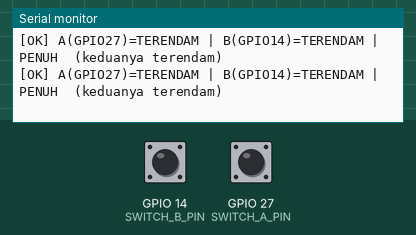
The sketch below on a simulated ESP32. On the bench: the last lines printed to the serial monitor. Inputs (shaded band) come from the test bench; at power-on: GPIO 14 (SWITCH_B_PIN) HIGH, GPIO 27 (SWITCH_A_PIN) HIGH.

Above: at 1.7 s.
1.8 s: GPIO 14 (SWITCH_B_PIN) pulled LOW for 0.6 s
At 2.4 s:
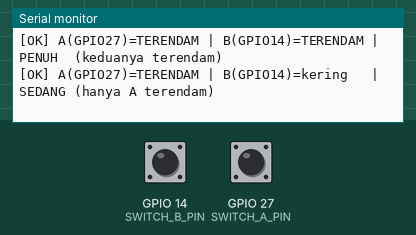
3.9 s: GPIO 27 (SWITCH_A_PIN) pulled LOW for 0.6 s
At 4.4 s:
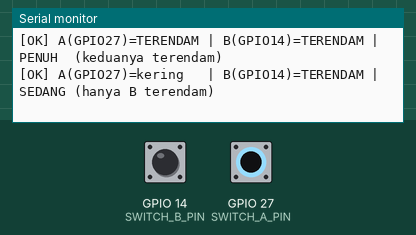
6.0 s: GPIO 14 (SWITCH_B_PIN) driven LOW and GPIO 27 (SWITCH_A_PIN) driven LOW
At 6.4 s:
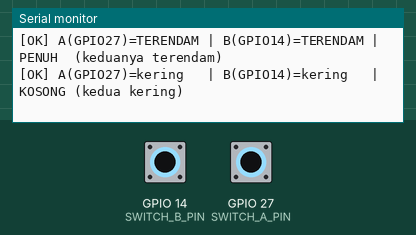

Measured:
- after the input at 1.8 s, the serial monitor: prints a new line after 0.22 s (image 1)
- after the input at 3.9 s, the serial monitor: prints a new line after 0.12 s (image 2)
- after the input at 6.0 s, the serial monitor: prints a new line at once (image 3)

The sketch:

test_float_switch.ino
```cpp
// ============================================================
// UJI SENSOR: Float Switch Magnetik Batang (2 pelampung / 2 titik)
// Sensor: batang stainless + 2 pelampung (PANJANG & PENDEK) + 6 kabel (3 merah + 3 hitam)
//
// POSISI TERPASANG: kepala drat DI BAWAH, batang menghadap ke ATAS
//   - pelampung PANJANG (dekat kepala) = posisi RENDAH
//   - pelampung PENDEK  (ujung batang)  = posisi TINGGI
//
// >>> PEMETAAN PIN TIDAK DITENTUKAN DI TEST INI <<<
//   GPIO27 dan GPIO14 dipanggil SWITCH A dan SWITCH B saja.
//   Sketsa versi sebelumnya malah menulis TIGA versi yang saling
//   bertentangan dalam satu file (ada yang bilang GPIO27 = bawah,
//   ada yang bilang GPIO14 = bawah), sehingga membingungkan.
//
//   Untuk MENENTUKAN mana bawah dan mana atas, flash dulu:
//       esp32_test_komponen/test_identifikasi_switch/
//   Test itu menyimpulkan sendiri pin mana yang posisi rendah,
//   lalu bilang apakah cocok dengan definisi firmware utama.
//
// KONEKSI tiap switch: pakai 2 kabel (COM + NO)
//   COM -> GND, NO -> GPIO (ESP32 pakai INPUT_PULLUP internal, cukup ke GND)
//   Kalau tiap switch punya 3 kabel (COM/NC/NO): pakai COM + NO, NC dibiarkan.
//
// CARA KENALI 6 KABEL (multimeter mode continuity/bunyi):
//   1. Pisahkan ujung semua kabel. Probe 1 -> GND bersama.
//   2. Probe 2 sentuh satu kabel, lalu GESER satu pelampung naik-turun
//      melewati titik reed. Kabel yang bunyi = milik pelampung itu.
//   3. Ulangi untuk pelampung satunya.
//   4. Tentukan pin mana yang terbaca HIGH -> pakai test_identifikasi_switch.
//
// Logika: kedua switch sama - terendam (pelampung naik) = pin HIGH,
//   kering = pin LOW. Jika terbalik, ganti WET_LEVEL jadi LOW.
//
// Serial Monitor: 115200 baud, Newline (tampilan otomatis tiap 500 ms)
// ============================================================
#define SWITCH_A_PIN  27   // SWITCH A - peran (bawah/atas) -> test_identifikasi_switch
#define SWITCH_B_PIN  14   // SWITCH B

#define WET_LEVEL     HIGH // terendam = pin HIGH (uji 3 titik 2026-10-08)

void setup() {
    Serial.begin(115200);
    delay(500);
    Serial.println("\n=== UJI FLOAT SWITCH MAGNETIK (2 titik) ===");
    Serial.println("A = GPIO27, B = GPIO14 (mana bawah/atas belum diketahui)");
    Serial.println("Untuk identifikasi pin: flash test_identifikasi_switch");
    Serial.println("Geser pelampung untuk uji.");
    Serial.println();
    pinMode(SWITCH_A_PIN, INPUT_PULLUP);
    pinMode(SWITCH_B_PIN, INPUT_PULLUP);
}

void loop() {
    int  rawA = digitalRead(SWITCH_A_PIN);
    int  rawB = digitalRead(SWITCH_B_PIN);
    bool a = (rawA == WET_LEVEL);   // true = terendam
    bool b = (rawB == WET_LEVEL);

    String level;
    // Catatan: "hanya satu terendam" sebenarnya TIDAK bisa dipastikan
    // mustahil tanpa tahu mana pin bawah/atas. Kalau test_identifikasi_switch
    // sudah menentukan pemetaan, barulah salah satunya jadi "ERROR".
    if (a && b)       level = "PENUH  (keduanya terendam)";
    else if (a && b == false) level = "SEDANG (hanya A terendam)";
    else if (b && a == false) level = "SEDANG (hanya B terendam)";
    else              level = "KOSONG (kedua kering)";

    Serial.printf("[OK] A(GPIO27)=%-8s | B(GPIO14)=%-8s | %s\n",
                  a ? "TERENDAM" : "kering  ",
                  b ? "TERENDAM" : "kering  ",
                  level.c_str());
    delay(500);
}
```
